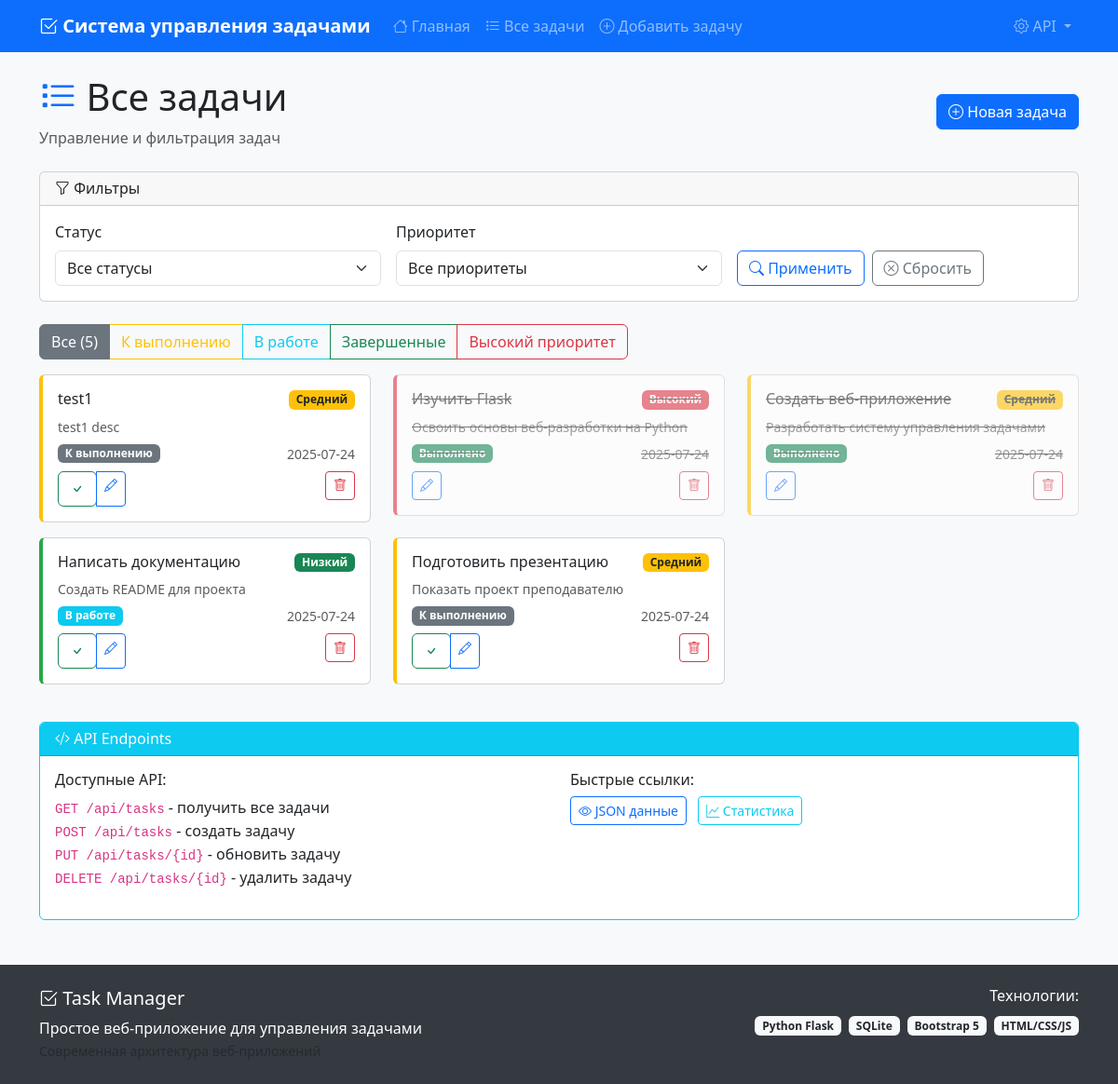
The page /tasks on the database its author committed.
### tables this page shows
CREATE TABLE tasks (
            id INTEGER PRIMARY KEY AUTOINCREMENT,
            title TEXT NOT NULL,
            description TEXT,
            priority TEXT DEFAULT 'medium',
            status TEXT DEFAULT 'todo',
            created_at TIMESTAMP DEFAULT CURRENT_TIMESTAMP,
            completed_at TIMESTAMP
        );

### app.py (the view)
@app.route('/tasks')
def tasks():
    conn = get_db_connection()
    status_filter = request.args.get('status', '')
    priority_filter = request.args.get('priority', '')
    query = 'SELECT * FROM tasks WHERE 1=1'
    params = []
    if status_filter:
        query += ' AND status = ?'
        params.append(status_filter)
    if priority_filter:
        query += ' AND priority = ?'
        params.append(priority_filter)
    query += ' ORDER BY created_at DESC'
    tasks = conn.execute(query, params).fetchall()
    conn.close()
    return render_template('tasks.html', tasks=tasks,
                         current_status=status_filter,
                         current_priority=priority_filter)

### app.py (called while the page is built)
def get_db_connection():
    conn = sqlite3.connect(DATABASE)
    conn.row_factory = sqlite3.Row  # Позволяет обращаться к столбцам по имени
    return conn

### templates/tasks.html (shortened to what this page needs)
{% extends "base.html" %}
{% block content %}
<div class="row">
    <div class="col-12">
        <div class="d-flex justify-content-between align-items-center mb-4">
            <div>
                <h1><i class="bi bi-list-task text-primary"></i> Все задачи</h1>
                <p class="text-muted mb-0">Управление и фильтрация задач</p>
            </div>
            <div>
                <a href="{{ url_for('add_task') }}" class="btn btn-primary">
                    <i class="bi bi-plus-circle"></i> Новая задача
                </a>
            </div>
        </div>
        <div class="card mb-4">
            <div class="card-header">
                <h6 class="mb-0"><i class="bi bi-funnel"></i> Фильтры</h6>
            </div>
            <div class="card-body">
                <form method="GET" class="row g-3">
                    <div class="col-md-4">
                        <label for="status" class="form-label">Статус</label>
                        <select class="form-select" id="status" name="status">
                            <option value="">Все статусы</option>
                        </select>
                    </div>
                    <div class="col-md-4">
                        <label for="priority" class="form-label">Приоритет</label>
                        <select class="form-select" id="priority" name="priority">
                            <option value="">Все приоритеты</option>
                        </select>
                    </div>
                    <div class="col-md-4 d-flex align-items-end">
                        <button type="submit" class="btn btn-outline-primary me-2">
                            <i class="bi bi-search"></i> Применить
                        </button>
                        <a href="{{ url_for('tasks') }}" class="btn btn-outline-secondary">
                            <i class="bi bi-x-circle"></i> Сбросить
                        </a>
                    </div>
                </form>
            </div>
        </div>
        <div class="mb-3">
            <div class="btn-group" role="group">
                <a href="{{ url_for('tasks') }}" class="btn btn-outline-secondary {{ 'active' if not current_status and not current_priority else '' }}">
                    Все ({{ tasks|length }})
                </a>
                <a href="{{ url_for('tasks') }}?status=todo" class="btn btn-outline-warning {{ 'active' if current_status == 'todo' else '' }}">
                    К выполнению
                </a>
                <a href="{{ url_for('tasks') }}?status=in_progress" class="btn btn-outline-info {{ 'active' if current_status == 'in_progress' else '' }}">
                    В работе
                </a>
                <a href="{{ url_for('tasks') }}?status=done" class="btn btn-outline-success {{ 'active' if current_status == 'done' else '' }}">
                    Завершенные
                </a>
                <a href="{{ url_for('tasks') }}?priority=high" class="btn btn-outline-danger {{ 'active' if current_priority == 'high' else '' }}">
                    Высокий приоритет
                </a>
            </div>
        </div>
        {% if tasks %}
            <div class="row">
                {% for task in tasks %}
                <div class="col-lg-6 col-xl-4 mb-3">
                    <div class="card card-hover priority-{{ task.priority }} {{ 'status-done' if task.status == 'done' else '' }}">
                        <div class="card-body">
                            <div class="d-flex justify-content-between align-items-start mb-2">
                                <h6 class="card-title mb-0">{{ task.title }}</h6>
                                {% if task.priority == 'high' %}
                                    <span class="badge bg-danger">Высокий</span>
                                {% elif task.priority == 'medium' %}
                                    <span class="badge bg-warning text-dark">Средний</span>
                                {% else %}
                                    <span class="badge bg-success">Низкий</span>
                                {% endif %}
                            </div>
                            {% if task.description %}
                                <p class="card-text small text-muted mb-2">
                                    {{ task.description[:80] }}{% if task.description|length > 80 %}...{% endif %}
                                </p>
                            {% endif %}
                            <div class="d-flex justify-content-between align-items-center mb-2">
                                {% if task.status == 'todo' %}
                                    <span class="badge bg-secondary">К выполнению</span>
                                {% elif task.status == 'in_progress' %}
                                    <span class="badge bg-info">В работе</span>
                                {% elif task.status == 'done' %}
                                    <span class="badge bg-success">Выполнено</span>
                                {% endif %}
                                <small class="text-muted">
                                    {{ task.created_at[:10] }}
                                </small>
                            </div>
                            <div class="d-flex justify-content-between">
                                <div class="btn-group btn-group-sm">
                                    {% if task.status != 'done' %}
                                        <form method="POST" action="{{ url_for('toggle_task', task_id=task.id) }}" style="display: inline;">
                                            <button type="submit" class="btn btn-outline-success" title="Отметить как выполненную">
                                                <i class="bi bi-check"></i>
                                            </button>
                                        </form>
                                    {% endif %}
                                    <a href="{{ url_for('edit_task', task_id=task.id) }}" class="btn btn-outline-primary" title="Редактировать">
                                        <i class="bi bi-pencil"></i>
                                    </a>
                                </div>
                                <form method="POST" action="{{ url_for('delete_task', task_id=task.id) }}" style="display: inline;"
                                      onsubmit="return confirm('Удалить задачу {{ task.title }}?')">
                                    <button type="submit" class="btn btn-outline-danger btn-sm" title="Удалить">
                                        <i class="bi bi-trash"></i>
                                    </button>
                                </form>
                            </div>
                        </div>
                    </div>
                </div>
                {% endfor %}
            </div>
        {% endif %}
    </div>
</div>
<div class="row mt-4">
    <div class="col-12">
        <div class="card border-info">
            <div class="card-header bg-info text-white">
                <h6 class="mb-0"><i class="bi bi-code-slash"></i> API Endpoints</h6>
            </div>
            <div class="card-body">
                <div class="row">
                    <div class="col-md-6">
                        <h6>Доступные API:</h6>
                        <ul class="list-unstyled">
                            <li><code>GET /api/tasks</code> - получить все задачи</li>
                            <li><code>POST /api/tasks</code> - создать задачу</li>
                            <li><code>PUT /api/tasks/{id}</code> - обновить задачу</li>
                            <li><code>DELETE /api/tasks/{id}</code> - удалить задачу</li>
                        </ul>
                    </div>
                    <div class="col-md-6">
                        <h6>Быстрые ссылки:</h6>
                        <a href="/api/tasks" target="_blank" class="btn btn-sm btn-outline-primary me-2">
                            <i class="bi bi-eye"></i> JSON данные
                        </a>
                        <a href="/api/stats" target="_blank" class="btn btn-sm btn-outline-info">
                            <i class="bi bi-graph-up"></i> Статистика
                        </a>
                    </div>
                </div>
            </div>
        </div>
    </div>
</div>
{% endblock %}

### templates/base.html (style rules this page uses)
body { background-color: #f8f9fa; }
.priority-high { border-left: 4px solid #dc3545; }
.priority-medium { border-left: 4px solid #ffc107; }
.priority-low { border-left: 4px solid #28a745; }
.status-done { opacity: 0.6; text-decoration: line-through; }

### rows shown on the page
tasks: title "test1", priority "Средний", description "test1 desc", status "К выполнению", created_at "2025-07-24"
tasks: title "Изучить Flask", priority "Высокий", description "Освоить основы веб-разработки на Python", status "Выполнено", created_at "2025-07-24"
tasks: title "Создать веб-приложение", priority "Средний", description "Разработать систему управления задачами", status "Выполнено", created_at "2025-07-24"
tasks: title "Написать документацию", priority "Низкий", description "Создать README для проекта", status "В работе", created_at "2025-07-24"
tasks: title "Подготовить презентацию", priority "Средний", description "Показать проект преподавателю", status "К выполнению", created_at "2025-07-24"

### other values the page prints
{{ tasks|length }} "5"
